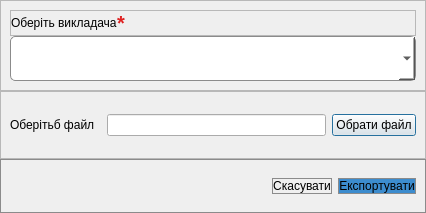
<?xml version="1.0" encoding="UTF-8"?>
<ui version="4.0">
 <class>exportwindow</class>
 <widget class="QDialog" name="exportwindow">
  <property name="geometry">
   <rect>
    <x>0</x>
    <y>0</y>
    <width>426</width>
    <height>213</height>
   </rect>
  </property>
  <property name="windowTitle">
   <string>Dialog</string>
  </property>
  <layout class="QVBoxLayout" name="verticalLayout">
   <property name="spacing">
    <number>0</number>
   </property>
   <property name="leftMargin">
    <number>0</number>
   </property>
   <property name="topMargin">
    <number>0</number>
   </property>
   <property name="rightMargin">
    <number>0</number>
   </property>
   <property name="bottomMargin">
    <number>0</number>
   </property>
   <item>
    <widget class="QFrame" name="frame_5">
     <property name="frameShape">
      <enum>QFrame::Shape::StyledPanel</enum>
     </property>
     <property name="frameShadow">
      <enum>QFrame::Shadow::Raised</enum>
     </property>
     <layout class="QVBoxLayout" name="verticalLayout_4">
      <property name="spacing">
       <number>0</number>
      </property>
      <item>
       <widget class="QFrame" name="frame_8">
        <property name="styleSheet">
         <string notr="true">color: rgb(223, 33, 33);</string>
        </property>
        <property name="frameShape">
         <enum>QFrame::Shape::StyledPanel</enum>
        </property>
        <property name="frameShadow">
         <enum>QFrame::Shadow::Raised</enum>
        </property>
        <layout class="QHBoxLayout" name="horizontalLayout_5">
         <property name="spacing">
          <number>0</number>
         </property>
         <property name="leftMargin">
          <number>0</number>
         </property>
         <property name="topMargin">
          <number>0</number>
         </property>
         <property name="rightMargin">
          <number>0</number>
         </property>
         <property name="bottomMargin">
          <number>0</number>
         </property>
         <item>
          <widget class="QLabel" name="label_6">
           <property name="maximumSize">
            <size>
             <width>16777215</width>
             <height>39</height>
            </size>
           </property>
           <property name="styleSheet">
            <string notr="true">color: rgb(0, 0, 0);</string>
           </property>
           <property name="text">
            <string>Оберіть викладача</string>
           </property>
          </widget>
         </item>
         <item>
          <widget class="QLabel" name="label_7">
           <property name="styleSheet">
            <string notr="true">color: rgb(0, 0, 0);
font-size: 20px;
font-weight: 700;
color: rgb(223, 33, 33);</string>
           </property>
           <property name="text">
            <string>*</string>
           </property>
          </widget>
         </item>
         <item>
          <spacer name="horizontalSpacer_4">
           <property name="orientation">
            <enum>Qt::Orientation::Horizontal</enum>
           </property>
           <property name="sizeHint" stdset="0">
            <size>
             <width>40</width>
             <height>20</height>
            </size>
           </property>
          </spacer>
         </item>
        </layout>
       </widget>
      </item>
      <item>
       <widget class="EditableComboBox" name="teacherComboBox">
        <property name="minimumSize">
         <size>
          <width>0</width>
          <height>45</height>
         </size>
        </property>
        <property name="styleSheet">
         <string notr="true">background-color: rgb(255, 255, 255);
border: 1px solid rgb(139, 139, 139);
border-radius: 5px;
color: rgb(0, 0, 0);
font-size: 14px;</string>
        </property>
       </widget>
      </item>
     </layout>
    </widget>
   </item>
   <item>
    <widget class="QFrame" name="frame">
     <property name="frameShape">
      <enum>QFrame::Shape::StyledPanel</enum>
     </property>
     <property name="frameShadow">
      <enum>QFrame::Shadow::Raised</enum>
     </property>
     <layout class="QHBoxLayout" name="horizontalLayout_3">
      <item>
       <widget class="QLabel" name="label_2">
        <property name="text">
         <string>Оберітьб файл  </string>
        </property>
       </widget>
      </item>
      <item>
       <widget class="QLineEdit" name="chooseFileLineEdit"/>
      </item>
      <item>
       <widget class="QPushButton" name="chooseFilePushButton">
        <property name="text">
         <string>Обрати файл</string>
        </property>
       </widget>
      </item>
     </layout>
    </widget>
   </item>
   <item>
    <widget class="QFrame" name="frame_2">
     <property name="maximumSize">
      <size>
       <width>16777215</width>
       <height>54</height>
      </size>
     </property>
     <property name="styleSheet">
      <string notr="true">border: 1px solid rgb(139, 139, 139);</string>
     </property>
     <property name="frameShape">
      <enum>QFrame::Shape::StyledPanel</enum>
     </property>
     <property name="frameShadow">
      <enum>QFrame::Shadow::Raised</enum>
     </property>
     <layout class="QHBoxLayout" name="horizontalLayout_2">
      <item>
       <spacer name="horizontalSpacer">
        <property name="orientation">
         <enum>Qt::Orientation::Horizontal</enum>
        </property>
        <property name="sizeHint" stdset="0">
         <size>
          <width>40</width>
          <height>20</height>
         </size>
        </property>
       </spacer>
      </item>
      <item>
       <widget class="QPushButton" name="cancelButon">
        <property name="styleSheet">
         <string notr="true">color: rgb(0, 0, 0);</string>
        </property>
        <property name="text">
         <string>Скасувати</string>
        </property>
       </widget>
      </item>
      <item>
       <widget class="QPushButton" name="agreeButton">
        <property name="styleSheet">
         <string notr="true">color: rgb(0, 0, 0);
background-color: rgb(60, 140, 206);</string>
        </property>
        <property name="text">
         <string>Експортувати</string>
        </property>
       </widget>
      </item>
     </layout>
    </widget>
   </item>
  </layout>
 </widget>
 <customwidgets>
  <customwidget>
   <class>EditableComboBox</class>
   <extends>QComboBox</extends>
   <header location="global">editablecombobox.h</header>
  </customwidget>
 </customwidgets>
 <resources/>
 <connections/>
</ui>
